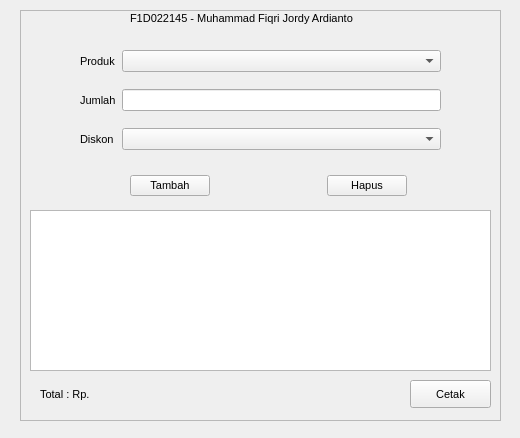
<?xml version="1.0" encoding="UTF-8"?>
<ui version="4.0">
 <class>widget</class>
 <widget class="QWidget" name="widget">
  <property name="geometry">
   <rect>
    <x>0</x>
    <y>0</y>
    <width>520</width>
    <height>438</height>
   </rect>
  </property>
  <property name="font">
   <font>
    <pointsize>8</pointsize>
    <weight>50</weight>
    <bold>false</bold>
   </font>
  </property>
  <property name="windowTitle">
   <string>Form</string>
  </property>
  <widget class="QFrame" name="frame">
   <property name="geometry">
    <rect>
     <x>20</x>
     <y>10</y>
     <width>481</width>
     <height>411</height>
    </rect>
   </property>
   <property name="frameShape">
    <enum>QFrame::StyledPanel</enum>
   </property>
   <property name="frameShadow">
    <enum>QFrame::Raised</enum>
   </property>
   <widget class="QWidget" name="formLayoutWidget_3">
    <property name="geometry">
     <rect>
      <x>60</x>
      <y>40</y>
      <width>361</width>
      <height>111</height>
     </rect>
    </property>
    <layout class="QFormLayout" name="formLayout_3">
     <item row="0" column="0">
      <widget class="QLabel" name="label_7">
       <property name="text">
        <string>Produk</string>
       </property>
      </widget>
     </item>
     <item row="0" column="1">
      <widget class="QComboBox" name="comboBox_5"/>
     </item>
     <item row="2" column="0">
      <widget class="QLabel" name="label_8">
       <property name="text">
        <string>Jumlah</string>
       </property>
      </widget>
     </item>
     <item row="2" column="1">
      <widget class="QLineEdit" name="lineEdit_3"/>
     </item>
     <item row="4" column="0">
      <widget class="QLabel" name="label_9">
       <property name="text">
        <string>Diskon</string>
       </property>
      </widget>
     </item>
     <item row="4" column="1">
      <widget class="QComboBox" name="comboBox_6"/>
     </item>
     <item row="1" column="0">
      <spacer name="verticalSpacer">
       <property name="orientation">
        <enum>Qt::Vertical</enum>
       </property>
       <property name="sizeHint" stdset="0">
        <size>
         <width>20</width>
         <height>40</height>
        </size>
       </property>
      </spacer>
     </item>
     <item row="3" column="0">
      <spacer name="verticalSpacer_2">
       <property name="orientation">
        <enum>Qt::Vertical</enum>
       </property>
       <property name="sizeHint" stdset="0">
        <size>
         <width>20</width>
         <height>40</height>
        </size>
       </property>
      </spacer>
     </item>
     <item row="5" column="0">
      <spacer name="verticalSpacer_3">
       <property name="orientation">
        <enum>Qt::Vertical</enum>
       </property>
       <property name="sizeHint" stdset="0">
        <size>
         <width>20</width>
         <height>40</height>
        </size>
       </property>
      </spacer>
     </item>
    </layout>
   </widget>
   <widget class="QLabel" name="label_2">
    <property name="geometry">
     <rect>
      <x>110</x>
      <y>0</y>
      <width>261</width>
      <height>16</height>
     </rect>
    </property>
    <property name="text">
     <string>F1D022145 - Muhammad Fiqri Jordy Ardianto</string>
    </property>
   </widget>
   <widget class="QWidget" name="horizontalLayoutWidget">
    <property name="geometry">
     <rect>
      <x>110</x>
      <y>160</y>
      <width>277</width>
      <height>31</height>
     </rect>
    </property>
    <layout class="QHBoxLayout" name="horizontalLayout">
     <item>
      <widget class="QPushButton" name="pushButton_2">
       <property name="text">
        <string>Tambah</string>
       </property>
      </widget>
     </item>
     <item>
      <spacer name="horizontalSpacer_4">
       <property name="orientation">
        <enum>Qt::Horizontal</enum>
       </property>
       <property name="sizeHint" stdset="0">
        <size>
         <width>40</width>
         <height>20</height>
        </size>
       </property>
      </spacer>
     </item>
     <item>
      <spacer name="horizontalSpacer_3">
       <property name="orientation">
        <enum>Qt::Horizontal</enum>
       </property>
       <property name="sizeHint" stdset="0">
        <size>
         <width>40</width>
         <height>20</height>
        </size>
       </property>
      </spacer>
     </item>
     <item>
      <spacer name="horizontalSpacer_2">
       <property name="orientation">
        <enum>Qt::Horizontal</enum>
       </property>
       <property name="sizeHint" stdset="0">
        <size>
         <width>40</width>
         <height>20</height>
        </size>
       </property>
      </spacer>
     </item>
     <item>
      <widget class="QPushButton" name="pushButton">
       <property name="text">
        <string>Hapus</string>
       </property>
      </widget>
     </item>
    </layout>
   </widget>
   <widget class="QListWidget" name="listWidget">
    <property name="geometry">
     <rect>
      <x>10</x>
      <y>200</y>
      <width>461</width>
      <height>161</height>
     </rect>
    </property>
   </widget>
   <widget class="QLabel" name="label">
    <property name="geometry">
     <rect>
      <x>20</x>
      <y>370</y>
      <width>171</width>
      <height>28</height>
     </rect>
    </property>
    <property name="text">
     <string>Total : Rp.  </string>
    </property>
   </widget>
   <widget class="QPushButton" name="pushButton_3">
    <property name="geometry">
     <rect>
      <x>390</x>
      <y>370</y>
      <width>81</width>
      <height>28</height>
     </rect>
    </property>
    <property name="text">
     <string>Cetak</string>
    </property>
   </widget>
  </widget>
 </widget>
 <resources/>
 <connections/>
</ui>
